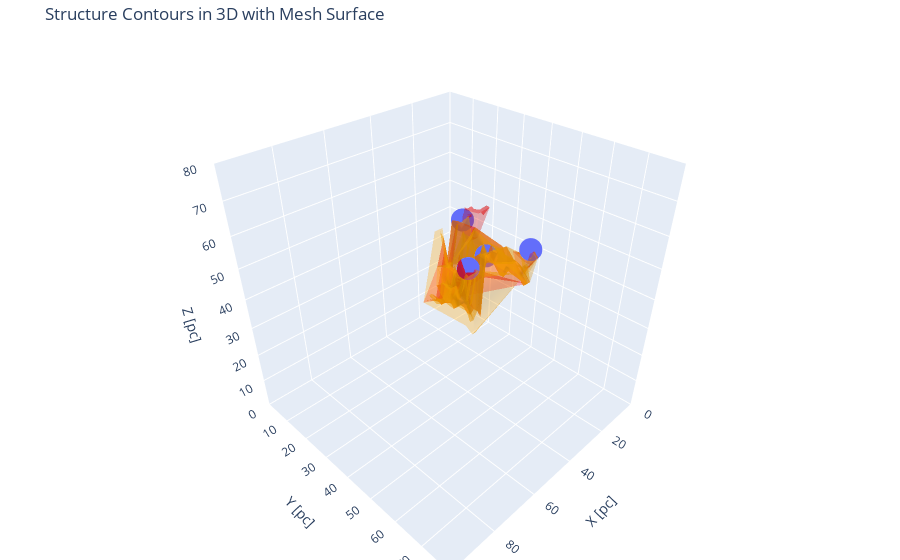

Notebook code cell kept with this figure:
### Code cell
# plot by plotly

fig = px.scatter_3d(leaf_feature, x='X_peak', y='Y_peak', z='Z_peak')

# Leaf structures
for i, leaf_structure_index in enumerate(leaf_indices):
    leaf_structure = dendro[leaf_structure_index]
    leaf_mask = leaf_structure.get_mask()
    leaf_mask_indices = np.where(leaf_mask)
    mesh_leaf = go.Mesh3d(x=leaf_mask_indices[0] * hx, 
                          y=leaf_mask_indices[2] * hy, 
                          z=leaf_mask_indices[1] * hz, 
                          opacity=0.3,
                          color='red',
                          name=f'Leaf {i + 1} - Surface')
    fig.add_trace(mesh_leaf)

# Branch structures
for j, branch_structure_index in enumerate(branch_indices):
    branch_structure = dendro[branch_structure_index]
    branch_mask = branch_structure.get_mask()
    branch_mask_indices = np.where(branch_mask)
    mesh_branch = go.Mesh3d(x=branch_mask_indices[0] * hx, 
                            y=branch_mask_indices[2] * hy, 
                            z=branch_mask_indices[1] * hz,
                            opacity=0.3, 
                            color='orange',
                            name=f'Branch {j + 1} - Surface')
    fig.add_trace(mesh_branch)

fig.update_layout(
    scene=dict(
        xaxis=dict(title='X [pc]', range=[0, 100]),
        yaxis=dict(title='Y [pc]', range=[0, 80]),
        zaxis=dict(title='Z [pc]', range=[0, 80]),
        aspectratio=dict(x=1, y=1, z=1)
    ),
    title='Structure Contours in 3D with Mesh Surface',
    margin=dict(l=0, r=0, b=0, t=40),
    showlegend=True)

### Figure 1 — Plotly figure (JSON) as saved in the notebook; plotly's stock layout.template omitted (floating-point values rounded to 4 significant figures; data arrays with more than 128 entries replaced by an {"elided": "..."} marker saying what was removed)
{"data": [{"hovertemplate": "X_peak=%{x}<br>Y_peak=%{y}<br>Z_peak=%{z}<extra></extra>", "legendgroup": "", "marker": {"color": "#636efa", "symbol": "circle"}, "mode": "markers", "name": "", "scene": "scene", "showlegend": false, "type": "scatter3d", "x": [19.38, 30.45, 27.69, 47.07], "y": [20.76, 38.76, 52.6, 44.3], "z": [48.45, 47.07, 53.99, 51.22]}, {"color": "red", "name": "Leaf 1 - Surface", "opacity": 0.3, "type": "mesh3d", "x": [13.84, 15.23, 15.23, 15.23, 16.61, 16.61, 16.61, 16.61, 16.61, 16.61, 16.61, 16.61, 16.61, 16.61, 16.61, 16.61, 16.61, 16.61, 16.61, 18.0, 18.0, 18.0, 18.0, 18.0, 18.0, 18.0, 18.0, 18.0, 18.0, 18.0, 18.0, 18.0, 18.0, 18.0, 18.0, 18.0, 18.0, 18.0, 18.0, 18.0, 18.0, 19.38, 19.38, 19.38, 19.38, 19.38, 19.38, 19.38, 19.38, 19.38, 19.38, 19.38, 19.38, 19.38, 19.38, 19.38, 19.38, 19.38, 19.38, 19.38, 20.76, 20.76, 20.76, 20.76, 20.76, 20.76, 20.76, 20.76, 20.76, 20.76, 20.76, 20.76, 20.76, 20.76, 20.76, 20.76, 20.76, 22.15, 22.15, 22.15, 22.15, 22.15, 22.15, 22.15, 22.15, 22.15, 22.15, 23.53, 23.53, 23.53, 23.53, 23.53, 23.53, 23.53, 23.53, 24.92], "y": [23.53, 22.15, 23.53, 23.53, 19.38, 19.38, 20.76, 20.76, 22.15, 23.53, 20.76, 22.15, 23.53, 19.38, 22.15, 23.53, 24.92, 24.92, 26.3, 22.15, 23.53, 19.38, 20.76, 22.15, 23.53, 19.38, 20.76, 22.15, 23.53, 19.38, 20.76, 22.15, 23.53, 24.92, 20.76, 22.15, 23.53, 23.53, 24.92, 26.3, 29.07, 22.15, 20.76, 22.15, 20.76, 22.15, 20.76, 22.15, 23.53, 20.76, 22.15, 23.53, 24.92, 24.92, 26.3, 27.69, 29.07, 29.07, 30.45, 31.84, 22.15, 23.53, 24.92, 22.15, 23.53, 24.92, 26.3, 22.15, 23.53, 26.3, 27.69, 30.45, 22.15, 23.53, 29.07, 30.45, 30.45, 23.53, 24.92, 26.3, 23.53, 23.53, 24.92, 26.3, 27.69, 30.45, 30.45, 24.92, 26.3, 29.07, 30.45, 24.92, 26.3, 27.69, 29.07, 26.3], "z": [41.53, 41.53, 41.53, 42.91, 38.76, 40.14, 40.14, 41.53, 41.53, 41.53, 42.91, 42.91, 42.91, 44.3, 48.45, 48.45, 48.45, 49.83, 52.6, 42.91, 42.91, 44.3, 44.3, 44.3, 44.3, 45.68, 45.68, 45.68, 45.68, 47.07, 47.07, 47.07, 47.07, 47.07, 48.45, 48.45, 48.45, 49.83, 49.83, 52.6, 55.37, 45.68, 47.07, 47.07, 48.45, 48.45, 49.83, 49.83, 49.83, 51.22, 51.22, 51.22, 51.22, 52.6, 52.6, 53.99, 55.37, 56.76, 56.76, 56.76, 51.22, 51.22, 51.22, 52.6, 52.6, 52.6, 52.6, 53.99, 53.99, 53.99, 53.99, 53.99, 55.37, 55.37, 55.37, 55.37, 56.76, 52.6, 52.6, 52.6, 53.99, 55.37, 55.37, 55.37, 55.37, 55.37, 56.76, 55.37, 55.37, 55.37, 55.37, 56.76, 56.76, 56.76, 56.76, 55.37]}, {"color": "red", "name": "Leaf 2 - Surface", "opacity": 0.3, "type": "mesh3d", "x": {"elided": "635 float values"}, "y": {"elided": "635 float values"}, "z": {"elided": "635 float values"}}, {"color": "red", "name": "Leaf 3 - Surface", "opacity": 0.3, "type": "mesh3d", "x": [26.3, 26.3, 26.3, 26.3, 26.3, 26.3, 26.3, 26.3, 26.3, 27.69, 27.69, 27.69, 27.69, 27.69, 27.69, 27.69, 27.69, 27.69, 27.69, 29.07, 29.07, 29.07, 29.07, 29.07, 29.07, 30.45, 30.45, 30.45, 30.45, 30.45, 30.45, 30.45, 30.45, 30.45, 30.45, 31.84, 31.84, 31.84, 31.84, 31.84, 31.84, 31.84, 31.84, 33.22, 33.22, 33.22, 34.61, 34.61, 34.61, 34.61, 34.61, 34.61, 34.61, 35.99, 35.99, 35.99, 37.38, 37.38, 38.76, 40.14, 40.14], "y": [49.83, 51.22, 52.6, 49.83, 51.22, 52.6, 49.83, 51.22, 51.22, 51.22, 52.6, 55.37, 51.22, 52.6, 53.99, 55.37, 51.22, 52.6, 53.99, 52.6, 53.99, 55.37, 51.22, 52.6, 53.99, 52.6, 53.99, 48.45, 49.83, 51.22, 52.6, 53.99, 51.22, 52.6, 53.99, 53.99, 52.6, 53.99, 55.37, 52.6, 51.22, 52.6, 53.99, 52.6, 53.99, 55.37, 55.37, 52.6, 53.99, 55.37, 53.99, 55.37, 53.99, 53.99, 55.37, 55.37, 55.37, 56.76, 56.76, 56.76, 58.14], "z": [48.45, 48.45, 48.45, 49.83, 49.83, 49.83, 51.22, 51.22, 52.6, 52.6, 52.6, 52.6, 53.99, 53.99, 53.99, 53.99, 55.37, 55.37, 55.37, 52.6, 52.6, 52.6, 53.99, 53.99, 53.99, 51.22, 51.22, 52.6, 52.6, 52.6, 52.6, 52.6, 53.99, 53.99, 53.99, 49.83, 51.22, 51.22, 51.22, 52.6, 53.99, 53.99, 53.99, 51.22, 51.22, 51.22, 49.83, 51.22, 51.22, 51.22, 52.6, 52.6, 53.99, 52.6, 52.6, 53.99, 52.6, 52.6, 52.6, 52.6, 52.6]}, {"color": "red", "name": "Leaf 4 - Surface", "opacity": 0.3, "type": "mesh3d", "x": {"elided": "161 float values"}, "y": {"elided": "161 float values"}, "z": {"elided": "161 float values"}}, {"color": "orange", "name": "Branch 1 - Surface", "opacity": 0.3, "type": "mesh3d", "x": {"elided": "827 float values"}, "y": {"elided": "827 float values"}, "z": {"elided": "827 float values"}}, {"color": "orange", "name": "Branch 2 - Surface", "opacity": 0.3, "type": "mesh3d", "x": {"elided": "405 float values"}, "y": {"elided": "405 float values"}, "z": {"elided": "405 float values"}}], "layout": {"legend": {"tracegroupgap": 0}, "margin": {"b": 0, "l": 0, "r": 0, "t": 40}, "scene": {"aspectratio": {"x": 1, "y": 1, "z": 1}, "domain": {"x": [0, 1], "y": [0, 1]}, "xaxis": {"range": [0, 100], "title": {"text": "X [pc]"}}, "yaxis": {"range": [0, 80], "title": {"text": "Y [pc]"}}, "zaxis": {"range": [0, 80], "title": {"text": "Z [pc]"}}}, "showlegend": true, "title": {"text": "Structure Contours in 3D with Mesh Surface"}}}
